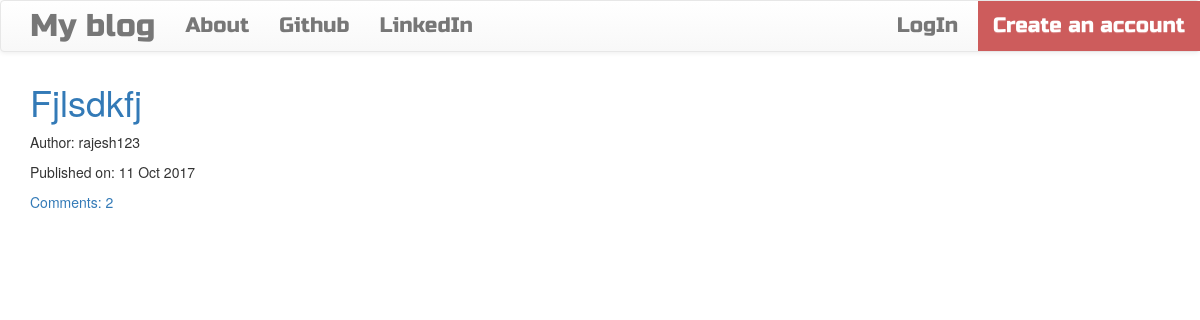
Before: / with the older database file.
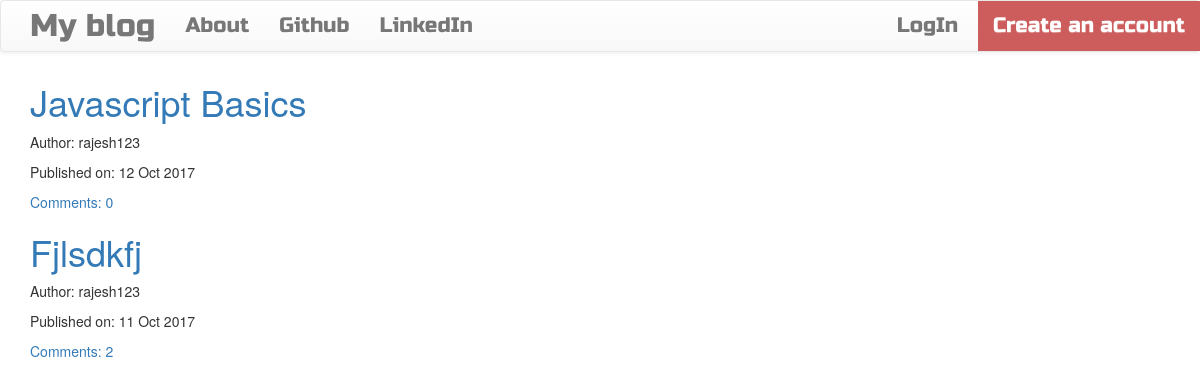
After: the same page with the newer database file.
### blog/models.py (models this page shows, shortened)
class CommonField(models.Model):
    text = models.TextField()
    created_date = models.DateTimeField(default=timezone.now)
    class Meta:
        abstract = True

class Post(CommonField):
    title = models.CharField(max_length=200)
    author = models.ForeignKey(User, on_delete=models.CASCADE)
    published_date = models.DateTimeField(blank=True, null=True)
    def approved_comments(self):
        return self.comments.filter(approved_comment=True)

### blog/views.py (the view)
# urls.py: url(r'^$', views.PostListView.as_view(), name='post_list'),
class PostListView(ListView):
    model = Post
    def get_queryset(self): # Instead of getting all rows, we are filtering here
        return Post.objects.filter(published_date__lte=timezone.now()).order_by('-published_date')

### blog/templates/blog/post_list.html
{% extends 'blog/base.html' %}
{% block content %}
  <div class="centerstage">
      {% for post in post_list %}
        <div class="post">
          <h1><a style="text-decoration:none;" href="{% url 'post_detail' pk=post.pk %}">{{post.title|title}}</a></h1>
          <div class="date">
            <p>Author: {{post.author}}</p>
            <p>Published on: {{post.published_date|date:"d M Y"}}</p>
          </div>
          <a style="text-decoration:none;" href="{% url 'post_detail' pk=post.pk %}">Comments: {{post.approved_comments.count}}</a>
        </div>
      {% endfor %}
  </div>
{% endblock %}

### blog/templates/blog/base.html (shortened to what this page needs)
<!DOCTYPE html>
{% load staticfiles %}
<html>
  <head>
      <link rel="stylesheet" href="https://maxcdn.bootstrapcdn.com/bootstrap/3.3.7/css/bootstrap.min.css">
      <link rel="stylesheet" href="https://maxcdn.bootstrapcdn.com/bootstrap/3.3.7/css/bootstrap-theme.min.css">
      <link rel="stylesheet" href="//cdn.jsdelivr.net/npm/medium-editor@latest/dist/css/medium-editor.min.css" type="text/css" media="screen" charset="utf-8">
    <link rel="stylesheet" href="{% static 'css/blog.css' %}">
  </head>
  <body class="">
    <nav class="navbar navbar-default techfont custom-navbar">
      <div class="container">
        <ul class="nav navbar-nav">
          <li><a class="navbar-brand bigbrand" href="{% url 'post_list' %}">My blog</a></li>
          <li><a class="navbar-link" href="{% url 'about' %}">About</a></li>
          <li><a class="navbar-link" href="https://www.github.com">Github</a></li>
          <li><a class="navbar-link" href="https://www.linkedin.com">LinkedIn</a></li>
        </ul>
        <ul class="nav navbar-nav navbar-right">
          {% if user.is_authenticated %}
            <li>
              <a href="{% url 'post_new' %}">New Post</a>
            </li>
            <li>
              <a href="{% url 'post_draft_list' %}">Drafts</a>
            </li>
            <li>
              <a href="{% url 'logout' %}">Log Out</a>
            </li>
            <li><a>Welcome: {{user.username|title}}</a></li>
          {% else %}
            <li><a style="  margin-right:5px;" class="nav navbar-right" href="{% url 'login' %}">LogIn</a></li>
            <li><a style="background-color: #CD5C5C; color:white;" class="nav navbar-right" href="{% url 'signup' %}">Create an account</a></li>
          {% endif %}
        </ul>
      </div>
    </nav>
    <div class="container content">
      <div class="row">
        <div class="col-md-8">
          <div class="blog_posts">
            {% block content %}
            {% endblock %}
          </div>
        </div>
      </div>
    </div>
  </body>
</html>

### blog/static/css/blog.css (style rules this page uses)
.techfont { font-family: 'Russo One', sans-serif; font-size: 1.5em; margin-bottom: 10px; }
.centerstage { margin-left: auto; margin-right: auto; }
.bigbrand { font-size: 1.5em; }

Changed rows visible on the page:
added Post: title "Javascript Basics", author "rajesh123", published_date "12 Oct 2017", approved_comments.count "0"
